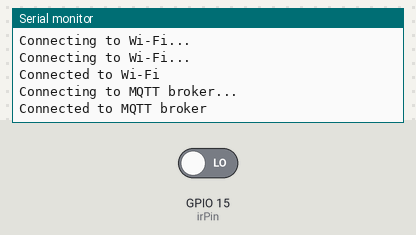
This sketch was run on a simulated ESP32. On the bench: the last lines printed to the serial monitor. The test bench sets the inputs (shaded band); at power-on: GPIO 15 (irPin) LOW. WiFi joins after 1.5 s; servers stay silent unless stated; no MQTT or app messages arrive unless stated.

Above: at 3.2 s.
3.3 s: GPIO 15 (irPin) driven HIGH
At 4.5 s:
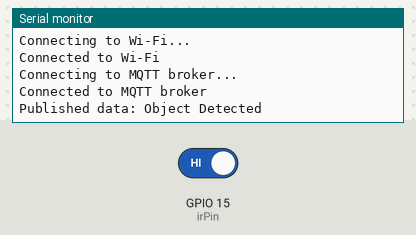
5.5 s: GPIO 15 (irPin) driven LOW
At 7.2 s:
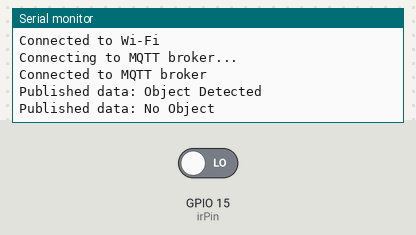

The sketch:

esp32_send_data_mqtt.ino
```cpp
#include <WiFi.h>
#include <PubSubClient.h>

// Wi-Fi credentials
const char* ssid = "YourWiFiSSID";
const char* password = "YourWiFiPassword";

// MQTT broker details
const char* mqtt_broker = "192.168.0.141"; // Replace with your server's IP
const int mqtt_port = 1883;
const char* dataTopic = "esp32/data";

// IR sensor pin
const int irPin = 15;
int sensorState = LOW;

// WiFi and MQTT clients
WiFiClient espClient;
PubSubClient client(espClient);

void setup() {
  Serial.begin(115200);
  pinMode(irPin, INPUT);

  // Connect to Wi-Fi
  WiFi.begin(ssid, password);
  while (WiFi.status() != WL_CONNECTED) {
    delay(1000);
    Serial.println("Connecting to Wi-Fi...");
  }
  Serial.println("Connected to Wi-Fi");

  // Connect to MQTT broker
  client.setServer(mqtt_broker, mqtt_port);

  while (!client.connected()) {
    Serial.println("Connecting to MQTT broker...");
    if (client.connect("ESP32Sender")) {
      Serial.println("Connected to MQTT broker");
    } else {
      Serial.print("Failed, state: ");
      Serial.println(client.state());
      delay(2000);
    }
  }
}

void loop() {
  // Publish IR sensor state
  int currentState = digitalRead(irPin);
  if (currentState != sensorState) {
    sensorState = currentState;
    String data = (sensorState == HIGH) ? "Object Detected" : "No Object";
    client.publish(dataTopic, data.c_str());
    Serial.println("Published data: " + data);
  }

  delay(1000);
}
```

Measured:
- after the input at 3.3 s, the serial monitor: prints a new line after 0.75 s (image 1)
- after the input at 5.5 s, the serial monitor: prints a new line after 0.55 s (image 2)
